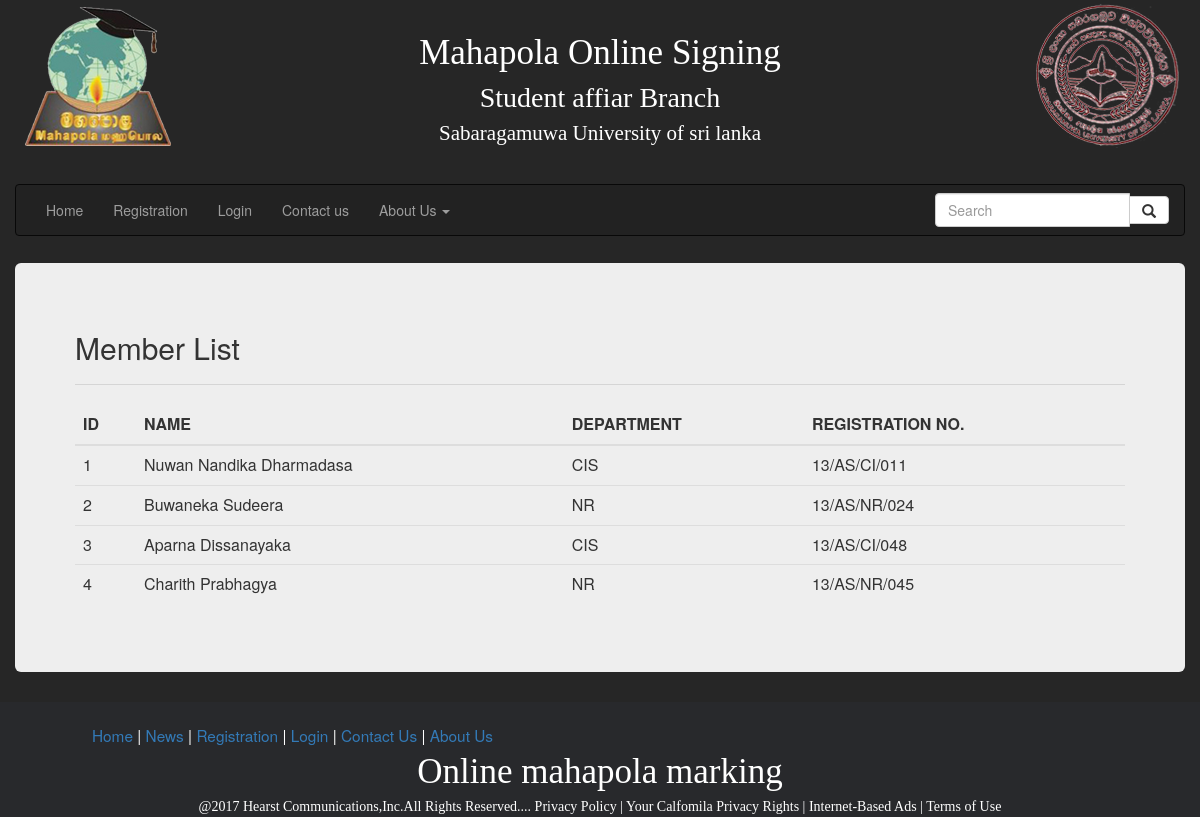
Page /member_list.php on the committed database.
### tables this page shows
CREATE TABLE IF NOT EXISTS `student` (
  `id` int(11) NOT NULL AUTO_INCREMENT,
  `name` varchar(255) DEFAULT NULL,
  `account_no` varchar(255) DEFAULT NULL,
  `department` varchar(255) DEFAULT NULL,
  `reg_no` varchar(255) DEFAULT NULL,
  `email` varchar(255) DEFAULT NULL,
  `password` varchar(255) DEFAULT NULL,
  `join_date` date DEFAULT NULL,
  `role` varchar(255) DEFAULT NULL,
  PRIMARY KEY (`id`),
  KEY `reg_no` (`reg_no`)
);

### member_list.php (the view, shortened to what this page needs)
<html>
    <head>
        <link rel="stylesheet" type="text/css" href="css/bootstrap.min.css">
        <link rel="stylesheet"
              href="https://maxcdn.bootstrapcdn.com/bootstrap/3.3.7/css/bootstrap.min.css">
        <link rel="stylesheet" type="text/css" href="css/Design.css">
    </head>
    <body>
        <div class="container-fluid" id="reg_container">
            <?php
            include("Include/header.php");
            ?>
            <div class="row">
                <div class="col-md-12">
                    <div class="jumbotron">
                        <h2> Member List</h2>
                        <hr/>
                        <table class="table table-hover">
                            <thead>
                                <tr>
                                    <th> ID</th>
                                    <th> NAME</th>
                                    <th> DEPARTMENT</th>
                                    <th> REGISTRATION NO.</th>
                                </tr>
                            </thead>
                            <tbody>
                                <?php
                                require("Include/database.php");
                                $sql = "SELECT * FROM student";
                                $result = mysqli_query($con, $sql);
                                while ($row = mysqli_fetch_array($result)) {
                                    ?>
                                    <tr>
                                        <td> <?= $row["id"] ?> </td>
                                        <td> <?= $row["name"] ?></td>
                                        <td> <?= $row["department"] ?></td>
                                        <td> <?= $row["reg_no"] ?></td>
                                    </tr>
                                    <?php
                                }
                                ?>
                            </tbody>
                        </table>
                    </div>
                </div>
                <?php
                include ("Include/footer.php");
                ?>
            </div>
    </body>
</html>

### css/Design.css (style rules this page uses)
body { margin-left: 0 ; margin-right: 0; padding-left: 0; padding-right: 0; background-size: cover; overflow-x: hidden; overflow-y: scroll; }
#reg_container { background-color: #262626; }

### rows in the picture
student: id "1", name "Nuwan Nandika Dharmadasa", department "CIS", reg_no "13/AS/CI/011"
student: id "2", name "Buwaneka Sudeera", department "NR", reg_no "13/AS/NR/024"
student: id "3", name "Aparna Dissanayaka", department "CIS", reg_no "13/AS/CI/048"
student: id "4", name "Charith Prabhagya", department "NR", reg_no "13/AS/NR/045"
